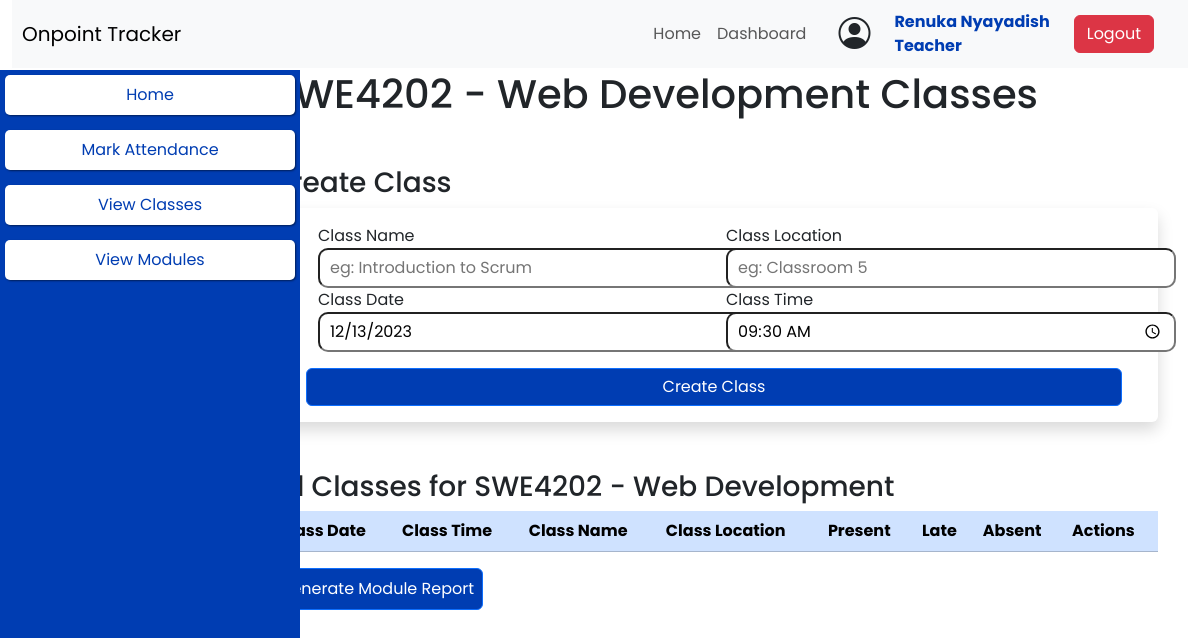
Before: /pages/teacher_add_class.php?module_id=5 (signed in) with the older database file.
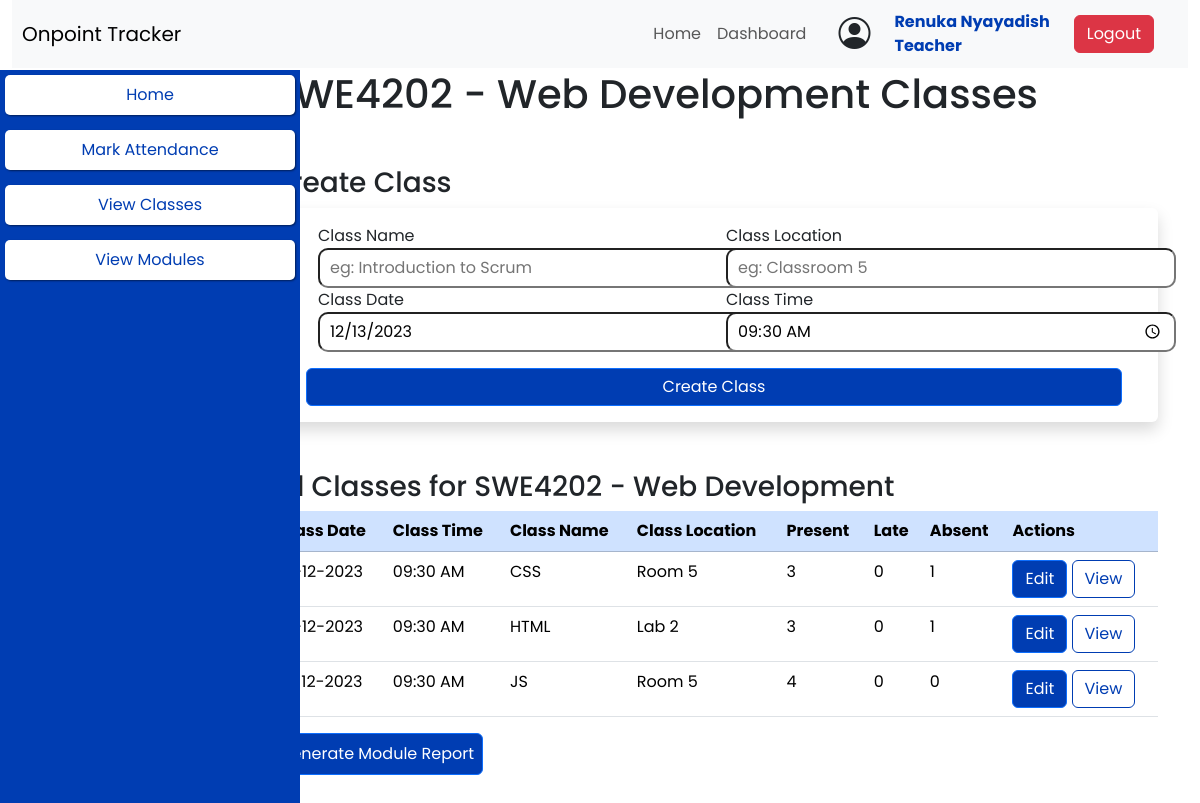
After: the same page with the newer database file.
### tables this page shows
CREATE TABLE `class` (
  `class_id` int(11) NOT NULL,
  `class_name` varchar(50) NOT NULL,
  `class_date` date NOT NULL,
  `class_time` time NOT NULL,
  `class_location` varchar(50) NOT NULL,
  `class_module_id` int(11) NOT NULL
);

### pages/teacher_add_class.php (the view, shortened to what the changed rows need)
<!DOCTYPE html>
<html lang="en">
<head>
    <link rel="stylesheet" href="../inc/home.css">
    <link href="https://cdn.jsdelivr.net/npm/bootstrap@5.3.2/dist/css/bootstrap.min.css" rel="stylesheet">
    <?php
    if (isset($_GET["module_id"])) {
        require_once('..\inc\head.php'); ?>
</head>
<body>
        <?php require_once('..\inc\navbar.php'); ?>
    <main class="container">
        <?php
        $module_id = $_GET["module_id"];
        $module_name = "";
        if ($result = mysqli_query($conn, "SELECT module_name from module where module_id=$module_id")) {
            $row = mysqli_fetch_assoc($result);
            $module_name = $row["module_name"];
        }
        ?>
        <h1 class="mb-5">
            <?php echo $module_name; ?> Classes
        </h1>
        <section id="all-classes-section">
            <table class="table">
                <thead>
                    <tr class="table-primary">
                        <th scope="col">
                            Class Date
                        </th>
                        <th scope="col">
                            Class Time
                        </th>
                        <th scope="col">
                            Class Name
                        </th>
                        <th scope="col">
                            Class Location
                        </th>
                        <th scope="col">
                            Present
                        </th>
                        <th scope="col">
                            Late
                        </th>
                        <th scope="col">
                            Absent
                        </th>
                        <th scope="col">
                            Actions
                        </th>
                    </tr>
                </thead>
                <tbody>
                    <?php
                    $select_query = "SELECT
                    class.class_id,
                    class.class_date,
                    class.class_time,
                    class.class_name,
                    class.class_location,
                    SUM(attendance_status='P') as present,
                    SUM(attendance_status='L') as late,
                    SUM(attendance_status='A') as absent,
                    class.class_module_id
                 FROM
                 class
                 JOIN
                     attendance
                 WHERE attendance.attendance_class_id=class.class_id
                 AND class.class_module_id=$module_id
                 GROUP BY
                     attendance_class_id
                 ORDER BY
                     class.class_date DESC;";
                    $get_query = mysqli_query($conn, $select_query);
                    if ($get_query) {
                        $result = mysqli_fetch_all($get_query);
                        foreach ($result as $attendance) {
                    ?>
                            <tr>
                                <td>
                                    <?php echo date('d-m-Y', strtotime($attendance[1])); ?>
                                </td>
                                <td>
                                    <?php echo date('h:i A', strtotime($attendance[2])); ?>
                                </td>
                                <td>
                                    <?php echo $attendance[3]; ?>
                                </td>
                                <td>
                                    <?php echo $attendance[4]; ?>
                                </td>
                                <td>
                                    <?php echo $attendance[5]; ?>
                                </td>
                                <td>
                                    <?php echo $attendance[6]; ?>
                                </td>
                                <td>
                                    <?php echo $attendance[7]; ?>
                                </td>
                                <td>
                                    <a class="btn btn-primary" href="teacher_edit_attendance.php?class_id=<?php echo $attendance[0] ?>">Edit</a>
                                    <a class="btn btn-outline-primary" href="teacher_view_attendance.php?class_id=<?php echo $attendance[0] ?>">View</a>
                                </td>
                            </tr>
                <?php
                        }
                    }
                } else {
                    header("Location:index.php");
                }
                ?>
                </tbody>
            </table>
        </section>
    </main>
</body>
</html>

Changed rows visible on the page:
added class: class_date "15-12-2023", class_time "09:30 AM", class_name "CSS", class_location "Room 5", attendance "3", attendance "0", attendance "1"
added class: class_date "14-12-2023", class_time "09:30 AM", class_name "HTML", class_location "Lab 2", attendance "3", attendance "0", attendance "1"
added class: class_date "13-12-2023", class_time "09:30 AM", class_name "JS", class_location "Room 5", attendance "4", attendance "0"
